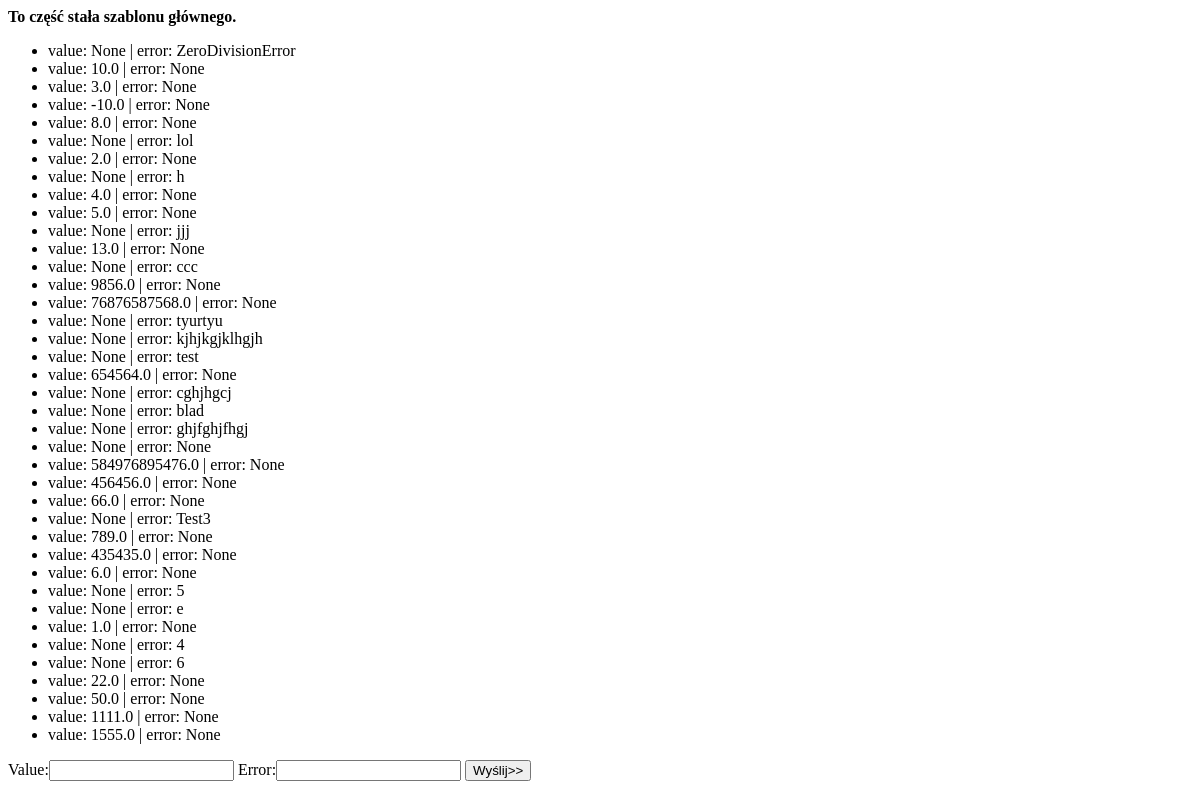
Before: /maths/results/ with the older database file.
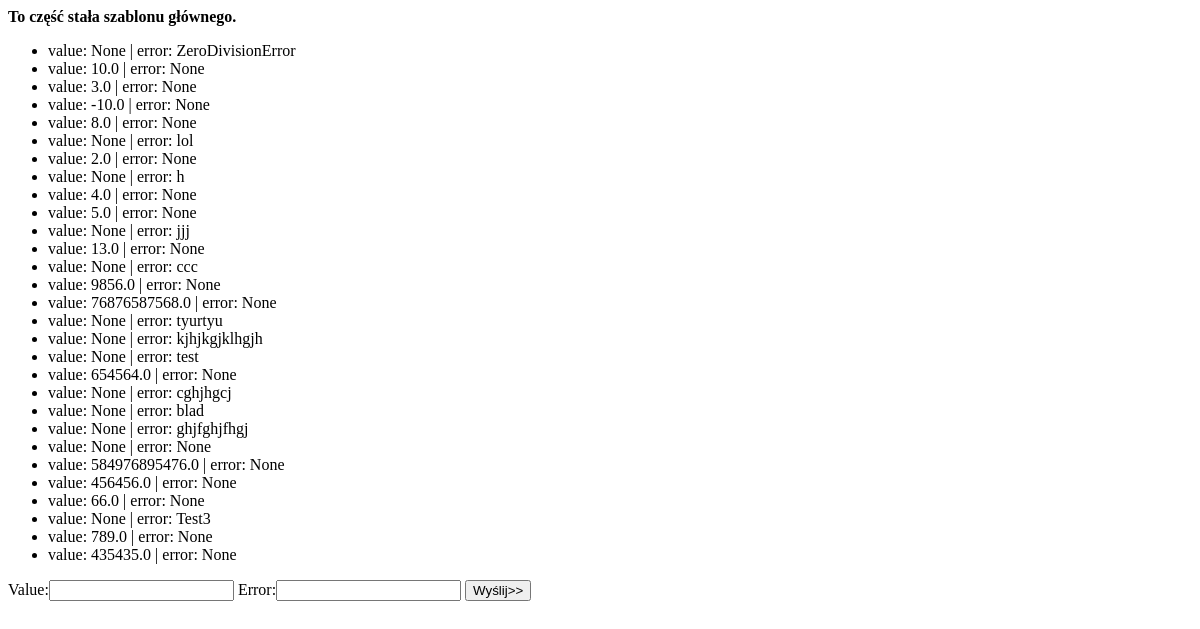
After: the same page with the newer database file.
### maths/models.py (models this page shows)
class Result(models.Model):
    value = models.FloatField(blank=True, null=True, unique=True)
    error = models.CharField(
        max_length=255,
        null=True,
        blank=True,
        unique=True
    )
    def __str__(self):
        return f"value: {self.value} | error: {self.error}"

### maths/views.py (the view, shortened to what this page needs)
# urls.py: path('results/', results_list, name="results"),
def results_list(request):
    form = ResultForm()
    results = Result.objects.all()
    return render(
        request=request,
        template_name="maths/results.html",
        context={
            "results": results,
            "form": form
        }
    )

### maths/forms.py (shortened to what this page needs)
class ResultForm(forms.ModelForm):
    class Meta:
        model = Result
        fields = "__all__"

### maths/templates/maths/results.html (shortened to what this page needs)
{% extends "maths/main.html" %}
{% block content %}
    <ul>
        {% for r in results %}
            <li>{{ r }}</li>
        {% endfor %}
    </ul>
    <form method="post">
        {{ form.as_table }}
        <input type="submit" value="Wyślij>>">
    </form>
{% endblock %}

### maths/templates/maths/main.html (shortened to what this page needs)
<!doctype html>
<html lang="en">
<head>
</head>
<body>
<div id="content">
    <div id="header">
        <b>To część stała szablonu głównego.</b>
    </div>
    <div id="inner-content">
        {% block content %}{% endblock content %}
    </div>
</div>
</body>
</html>

Changed rows visible on the page:
removed Result: value+error "value: 6.0 | error: None"
removed Result: value+error "value: None | error: 5"
removed Result: value+error "value: None | error: e"
removed Result: value+error "value: 1.0 | error: None"
removed Result: value+error "value: None | error: 4"
removed Result: value+error "value: None | error: 6"
removed Result: value+error "value: 22.0 | error: None"
removed Result: value+error "value: 50.0 | error: None"
removed Result: value+error "value: 1111.0 | error: None"
removed Result: value+error "value: 1555.0 | error: None"
